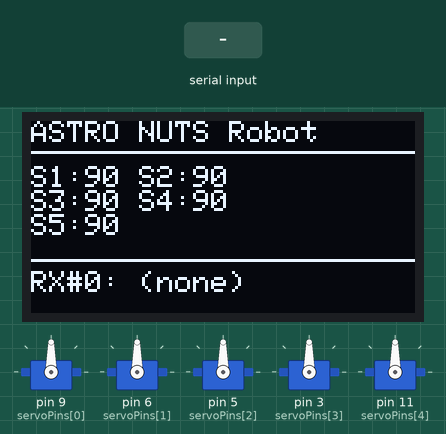
Recording of a sketch running on a simulated Arduino Uno, built with avr-gcc and run on an emulated ATmega328P. Parts: 128×64 one-colour display, 5 × servo. Inputs (shaded band) come from the test bench.

Above: at 3.4 s.
3.5 s: "90:45\n" received over Serial
At 4.7 s:
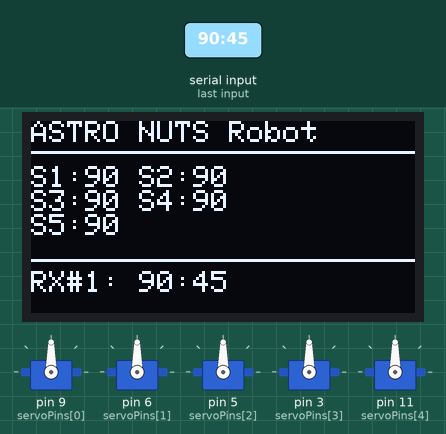
5.0 s: "30:150\n" received over Serial
At 5.9 s:
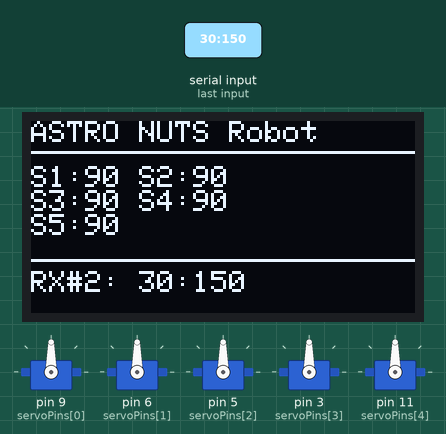
Timing chart, 0 to 8.0 s (numbered marks = the images above; inputs shaded):
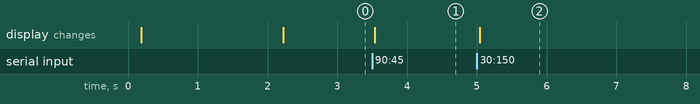

Measured:
- after the input at 3.5 s, the display: changes at once (image 1)
- after the input at 5.0 s, the display: changes at once (image 2)

The sketch:

arm.ino
```cpp
/***********************************************************
File name: UARTOledArmControl.ino
Description: Control the Adeept robotic arm via UART with absolute angles
             and display the current servo positions on the I2C OLED display.

ESP32 should send UART commands in format: "ServoNumber:Angle\n"
Example: "1:90\n" sets Servo 1 (Base) to 90 degrees.
Valid ServoNumbers: 1 to 5.
Valid Angles: 0 to 180.

Author: AI Assistant
Date: 2026/03/15
***********************************************************/

#include <Adafruit_GFX.h>
#include <Adafruit_SSD1306.h>
#include <Servo.h>
#include <Wire.h>

// OLED Configuration
#define OLED_RESET -1 // No reset pin
Adafruit_SSD1306 display(128, 64, &Wire, OLED_RESET);

// Servo Configuration
// Based on AdeeptArmRobot.ino pin mappings
const int servoPins[5] = {9, 6, 5, 3, 11};
Servo servos[5];
int currentAngles[5] = {90, 90, 90, 90, 90}; // Default positions
bool updateDisplay = true;
String lastRx = "(none)"; // Debug: last raw data received
int rxCount = 0;          // Debug: total messages received

void setup() {

  // 2. Initialize the OLED Display
  if (!display.begin(SSD1306_SWITCHCAPVCC, 0x3C)) {
    for (;;)
      ; // Don't proceed, loop forever
  }
  display.setTextColor(WHITE);
  display.clearDisplay();

  // 3. Initialize Servos
  for (int i = 0; i < 5; i++) {
    pinMode(servoPins[i], OUTPUT);
    servos[i].attach(servoPins[i]);
    servos[i].write(currentAngles[i]);
    delay(20);
  }

  // Draw initial OLED Screen
  drawScreen();
  display.print("serial started");
  display.display();
  delay(2000);
  // 1. Initialize Serial - receives from Bluetooth/WiFi header via DPDT switch
  Serial.begin(9600);
  display.print("serial started");
  drawScreen();
  display.display();
}

void loop() {
  // Check if serial data is available
  if (Serial.available() > 0) {
    // Read the string until newline '\n'
    String command = Serial.readStringUntil('\n');
    command.trim();   // Remove any extra spaces/carriage returns
    lastRx = command; // Store raw for OLED debug
    rxCount++;
    updateDisplay = true;

    // Process the command if it contains a colon ':'
    int colonPos = command.indexOf(':');
    if (colonPos > 0) {
      // Parse Servo Index (1 to 5) and Angle (0 to 180)
      int servoNum = command.substring(0, colonPos).toInt();
      int angle = command.substring(colonPos + 1).toInt();

      // Constrain inputs for safety
      if (servoNum >= 1 && servoNum <= 5) {
        int index = servoNum - 1;         // Array is 0-indexed (0 to 4)
        angle = constrain(angle, 0, 180); // Keep angles within physical limits

        // Move the servo if angle has changed
        if (currentAngles[index] != angle) {
          servos[index].write(angle);
          currentAngles[index] = angle;
          updateDisplay = true; // Mark display for update
        }
      }
    }
  }

  // Update OLED display if values changed
  if (updateDisplay) {
    drawScreen();
    updateDisplay = false;
  }
}

// Function to draw text UI on the OLED screen
void drawScreen() {
  display.clearDisplay();
  display.setTextSize(1);
  display.setCursor(0, 0);

  // Title
  display.println("ASTRO NUTS Robot");
  display.drawLine(0, 10, 128, 10, WHITE);

  // Display current angles
  display.setCursor(0, 15);
  display.print("S1:");
  display.print(currentAngles[0]);
  display.print(" S2:");
  display.println(currentAngles[1]);
  display.print("S3:");
  display.print(currentAngles[2]);
  display.print(" S4:");
  display.println(currentAngles[3]);
  display.print("S5:");
  display.println(currentAngles[4]);

  // Debug: show raw received data
  display.drawLine(0, 46, 128, 46, WHITE);
  display.setCursor(0, 50);
  display.print("RX#");
  display.print(rxCount);
  display.print(": ");
  display.println(lastRx);

  display.display();
}
```
